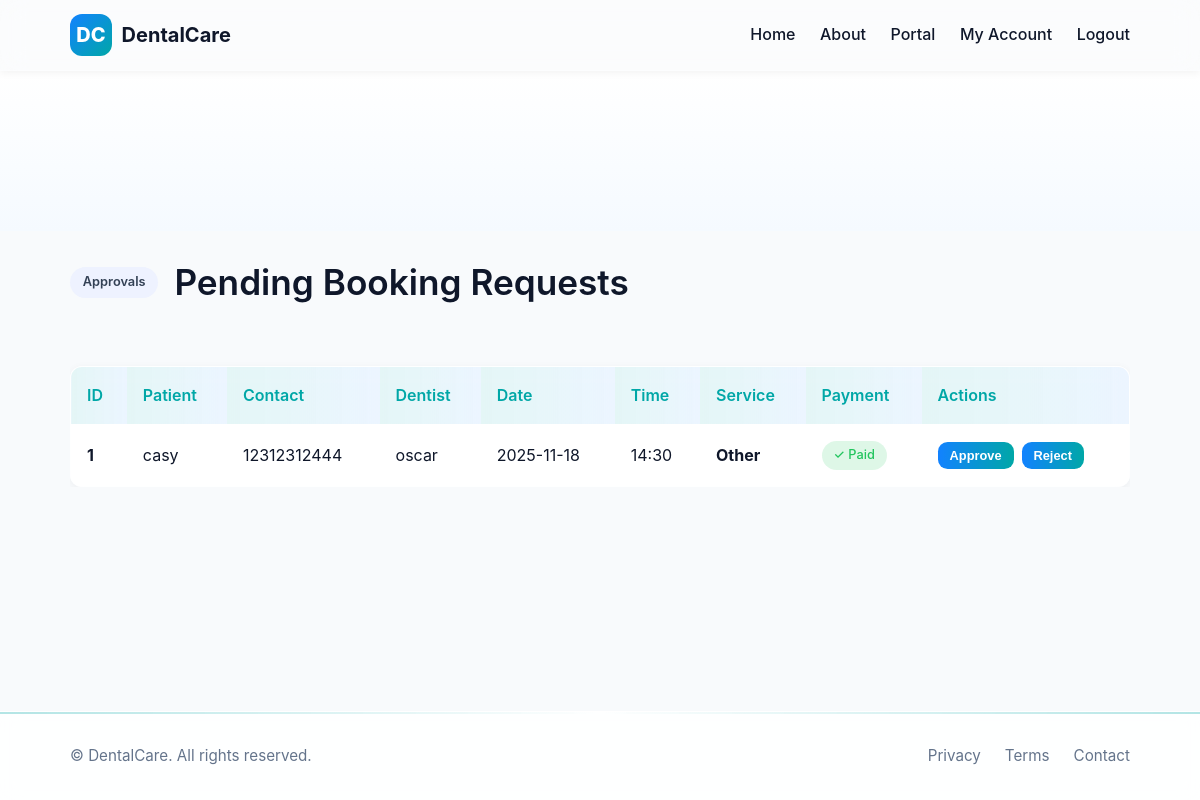
/staff/bookings (signed in), run on an earlier commit of the app's database.
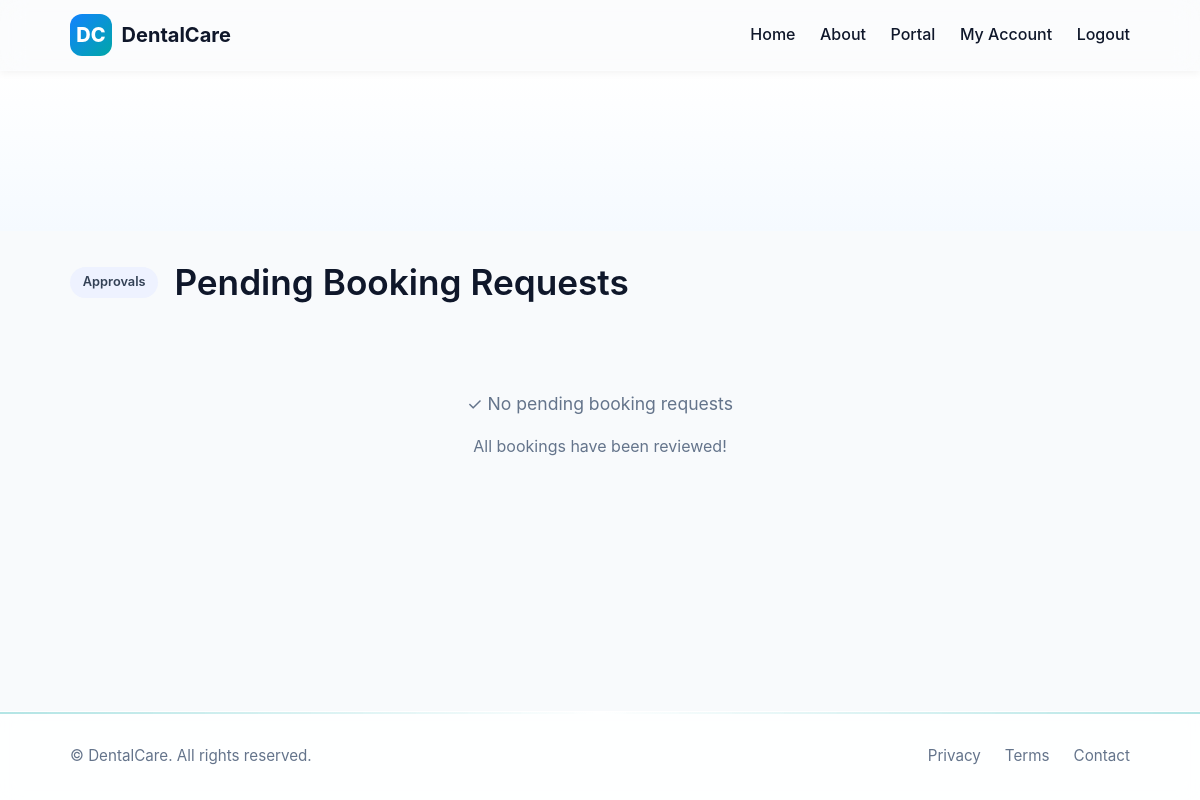
And on a later commit of the database.
### tables this page shows
CREATE TABLE tbl_appointments (app_id INTEGER PRIMARY KEY AUTOINCREMENT, pat_id INTEGER NOT NULL REFERENCES tbl_patients (pat_id) ON DELETE RESTRICT ON UPDATE RESTRICT, dentist_id INTEGER NOT NULL REFERENCES tbl_accounts (acc_id) ON DELETE RESTRICT ON UPDATE RESTRICT, app_date TEXT NOT NULL, app_time TEXT NOT NULL, app_service TEXT, app_service_price REAL DEFAULT 50.0, app_status TEXT NOT NULL DEFAULT 'Pending' CHECK (app_status IN ('Pending', 'Approved', 'Scheduled', 'Completed', 'Cancelled', 'Confirmed')), app_notes TEXT, payment_method TEXT, payment_status TEXT DEFAULT 'Unpaid' CHECK (payment_status IN ('Unpaid', 'Paid', 'Pending')), created_at TEXT DEFAULT CURRENT_TIMESTAMP, FOREIGN KEY (pat_id) REFERENCES tbl_patients (pat_id), FOREIGN KEY (dentist_id) REFERENCES tbl_accounts (acc_id));

CREATE TABLE tbl_patients (pat_id INTEGER PRIMARY KEY AUTOINCREMENT, pat_name TEXT NOT NULL, pat_age INTEGER NOT NULL, pat_sex TEXT CHECK (pat_sex IN ('M', 'F')), pat_contact TEXT, pat_address TEXT, customer_id INTEGER REFERENCES tbl_accounts (acc_id) ON DELETE RESTRICT ON UPDATE RESTRICT, FOREIGN KEY (customer_id) REFERENCES tbl_accounts (acc_id) ON DELETE CASCADE);

CREATE TABLE tbl_accounts (
  acc_id INTEGER PRIMARY KEY AUTOINCREMENT,
  acc_name TEXT NOT NULL,
  acc_email TEXT UNIQUE NOT NULL,
  acc_pass TEXT NOT NULL,
  acc_contact TEXT,
  acc_role TEXT NOT NULL CHECK(acc_role IN ('Staff','Admin','Dentist','Super Admin','Customer')),
  acc_status TEXT NOT NULL DEFAULT 'Pending Approval' CHECK(acc_status IN ('Pending Approval','Approved','Rejected','Deactivated'))
);

### app.py (the view)
            def inner(*args, **kwargs):
                user = current_user()
                if user is None or (roles and user['acc_role'] not in roles):
                    flash('Unauthorized', 'error')
                    return redirect(url_for('login'))
                return fn(*args, **kwargs)

### app.py (called while the page is built)
def get_db():
    if 'db' not in g:
        g.db = sqlite3.connect(DATABASE)
        g.db.row_factory = sqlite3.Row
    return g.db

### templates/staff_bookings.html (shortened to what this page needs)
{% extends 'base.html' %}
{% block content %}
<section class="hero"><div class="hero-bg"></div></section>
<div class="container">
  <div class="admin-hero">
    <span class="badge">Approvals</span>
    <h1 class="strong" style="margin: 0;">Pending Booking Requests</h1>
  </div>
  {% if bookings %}
  <div style="max-height: 600px; overflow-y: auto;">
    <table class="table glass">
      <thead style="position: sticky; top: 0; z-index: 10;">
        <tr>
          <th>ID</th>
          <th>Patient</th>
          <th>Contact</th>
          <th>Dentist</th>
          <th>Date</th>
          <th>Time</th>
          <th>Service</th>
          <th>Payment</th>
          <th>Actions</th>
        </tr>
      </thead>
      <tbody>
        {% for b in bookings %}
        <tr>
          <td><strong>{{ b.app_id }}</strong></td>
          <td>{{ b.pat_name }}</td>
          <td>{{ b.pat_contact }}</td>
          <td>{{ b.dentist_name }}</td>
          <td>{{ b.app_date }}</td>
          <td>{{ b.app_time }}</td>
          <td><strong>{{ b.app_service }}</strong></td>
          <td>
            {% if b.payment_status == 'Paid' %}
              <span class="chip" style="background: rgba(34, 197, 94, 0.15); color: var(--success);">✓ Paid</span>
            {% else %}
              <span class="chip" style="background: rgba(239, 68, 68, 0.15); color: var(--danger);">Unpaid</span>
            {% endif %}
          </td>
          <td>
            <div style="display: flex; gap: 0.5rem;">
              <form method="post" action="/staff/bookings/{{ b.app_id }}/approve" style="display: inline;">
                <button class="btn btn-primary" type="submit" style="padding: 0.4rem 0.75rem; font-size: 0.8rem;">Approve</button>
              </form>
              <form method="post" action="/staff/bookings/{{ b.app_id }}/reject" style="display: inline;" onsubmit="return confirm('Reject this booking?')">
                <button class="btn btn-danger" type="submit" style="padding: 0.4rem 0.75rem; font-size: 0.8rem;">Reject</button>
              </form>
            </div>
          </td>
        </tr>
        {% endfor %}
      </tbody>
    </table>
  </div>
  {% else %}
    <div style="text-align: center; padding: 3rem; color: var(--muted);">
      <p style="font-size: 1.1rem; margin-bottom: 1rem;">✓ No pending booking requests</p>
      <p>All bookings have been reviewed!</p>
    </div>
  {% endif %}
</div>
{% endblock %}

What changed in the data, as far as the page shows it:
no longer on this page (row edited): tbl_appointments: app_id "1", pat_name "casy", pat_contact "12312312444", dentist_name "oscar", app_date "2025-11-18", app_time "14:30", app_service "Other", payment_status "✓ Paid"
Also different on the page:
text no longer shown: "ID Patient Contact Dentist Date Time Service Payment Actions"
text now shown: "✓ No pending booking requests All bookings have been reviewed!"
